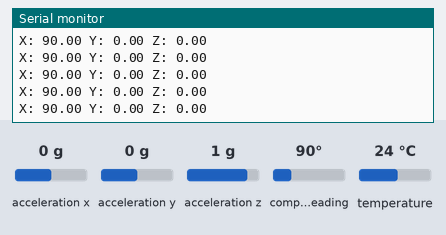
The sketch below on a simulated Arduino Uno, built with avr-gcc and run on an emulated ATmega328P. Parts: the last lines printed to the serial monitor. Inputs (shaded band) come from the test bench; at power-on: acceleration x 0 g, acceleration y 0 g, acceleration z 1 g, compass heading 90°, temperature 24 °C.

Above: at 2.2 s.
2.3 s: acceleration x set to -1.4 g
At 2.45 s:
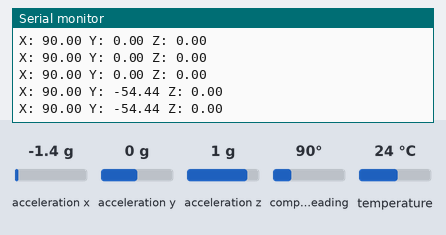
3.8 s: acceleration y set to 0.8 g
At 3.89 s:
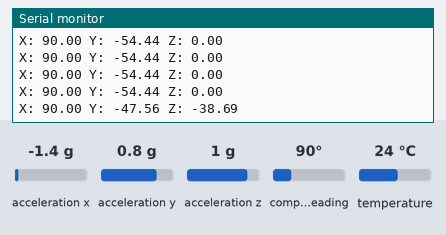
6.8 s: acceleration z set to -1.4 g
At 6.88 s:
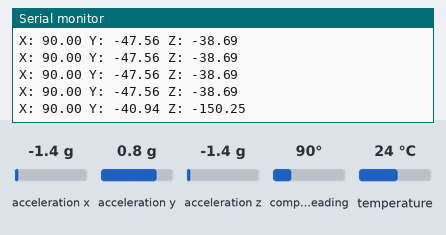
8.3 s: compass heading set to 7°
At 8.32 s:
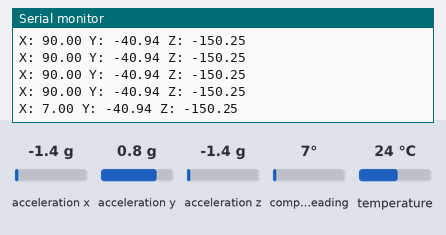
Timing chart, 0 to 10.8 s (numbered marks = the images above; inputs shaded):
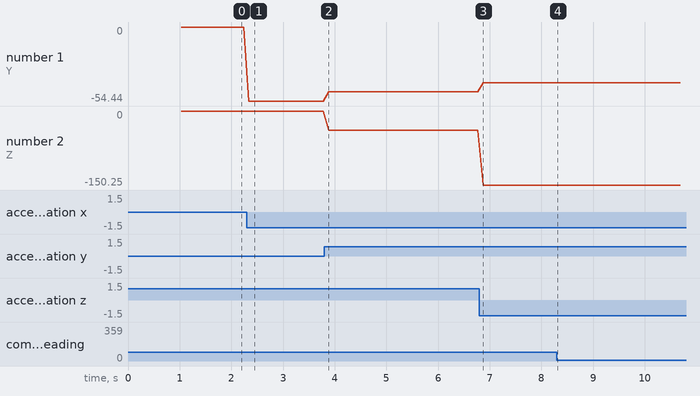

Measured:
- after the input at 2.3 s, the serial monitor: prints a new line at once (image 1)
- after the input at 3.8 s, the serial monitor: prints a new line after 0.09 s (image 2)
- after the input at 6.8 s, the serial monitor: prints a new line after 0.07 s (image 3)
- after the input at 8.3 s, the serial monitor: prints a new line at once (image 4)
- plotted number 1: 0 → -54.44 after the input at 2.3 s, -54.44 → -47.56 after the input at 3.8 s, -47.56 → -40.94 after the input at 6.8 s
- plotted number 2: 0 → -38.69 after the input at 3.8 s, -38.69 → -150.25 after the input at 6.8 s

The sketch:

BNO055.ino
```cpp
#include <Wire.h>
#include <Adafruit_Sensor.h>
#include <Adafruit_BNO055.h>
#include <utility/imumaths.h>

Adafruit_BNO055 bno = Adafruit_BNO055();


void setup()
{
  Serial.begin(9600);

  /* Initialise the sensor */
  if(!bno.begin())
  {
    /* There was a problem detecting the BNO055 ... check your connections */
    while(1)
    Serial.print("Ooops, no BNO055 detected ... Check your wiring or I2C ADDR!");
  }

  delay(1000);

  /* Display the current temperature */
  int8_t temp = bno.getTemp();
  Serial.print("Current Temperature: ");
  Serial.print(temp);
  Serial.println(" C");
  Serial.println("");

  // bno.setExtCrystalUse(true);
}

void loop(void)
{

  imu::Vector<3> euler = bno.getVector(Adafruit_BNO055::VECTOR_EULER);

  /* Display the floating point data */
  Serial.print("X: ");
  Serial.print(euler.x());
  Serial.print(" Y: ");
  Serial.print(euler.y());
  Serial.print(" Z: ");
  Serial.print(euler.z());
  Serial.println("\t\t");

  delay(100);
}
```
